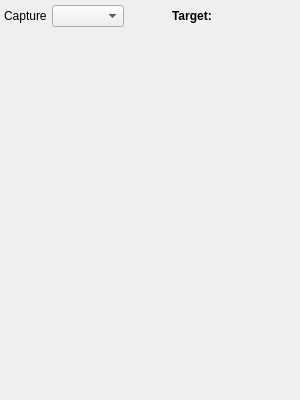
<?xml version="1.0" encoding="UTF-8"?>
<ui version="4.0">
 <class>CapturePreviewWidget</class>
 <widget class="QWidget" name="CapturePreviewWidget">
  <property name="geometry">
   <rect>
    <x>0</x>
    <y>0</y>
    <width>300</width>
    <height>400</height>
   </rect>
  </property>
  <property name="sizePolicy">
   <sizepolicy hsizetype="MinimumExpanding" vsizetype="MinimumExpanding">
    <horstretch>0</horstretch>
    <verstretch>0</verstretch>
   </sizepolicy>
  </property>
  <property name="minimumSize">
   <size>
    <width>300</width>
    <height>400</height>
   </size>
  </property>
  <property name="maximumSize">
   <size>
    <width>16777215</width>
    <height>16777215</height>
   </size>
  </property>
  <property name="baseSize">
   <size>
    <width>0</width>
    <height>0</height>
   </size>
  </property>
  <property name="windowTitle">
   <string>Ekos</string>
  </property>
  <layout class="QVBoxLayout" name="verticalLayout" stretch="0,1,0">
   <property name="spacing">
    <number>0</number>
   </property>
   <property name="leftMargin">
    <number>4</number>
   </property>
   <property name="topMargin">
    <number>4</number>
   </property>
   <property name="rightMargin">
    <number>4</number>
   </property>
   <property name="bottomMargin">
    <number>4</number>
   </property>
   <item>
    <layout class="QHBoxLayout" name="captureStatusLayout" stretch="1,1,1,0,0,1,0">
     <property name="spacing">
      <number>2</number>
     </property>
     <property name="bottomMargin">
      <number>4</number>
     </property>
     <item>
      <widget class="QLabel" name="captureLabel">
       <property name="text">
        <string>Capture</string>
       </property>
      </widget>
     </item>
     <item>
      <widget class="QComboBox" name="trainSelectionCB"/>
     </item>
     <item>
      <spacer name="horizontalSpacer_2">
       <property name="orientation">
        <enum>Qt::Horizontal</enum>
       </property>
       <property name="sizeHint" stdset="0">
        <size>
         <width>40</width>
         <height>20</height>
        </size>
       </property>
      </spacer>
     </item>
     <item>
      <widget class="QLabel" name="targetLabel">
       <property name="sizePolicy">
        <sizepolicy hsizetype="Preferred" vsizetype="Preferred">
         <horstretch>0</horstretch>
         <verstretch>0</verstretch>
        </sizepolicy>
       </property>
       <property name="font">
        <font>
         <weight>75</weight>
         <bold>true</bold>
        </font>
       </property>
       <property name="text">
        <string>Target: </string>
       </property>
      </widget>
     </item>
     <item>
      <widget class="QLabel" name="mountTarget">
       <property name="minimumSize">
        <size>
         <width>10</width>
         <height>0</height>
        </size>
       </property>
       <property name="text">
        <string/>
       </property>
      </widget>
     </item>
     <item>
      <spacer name="horizontalSpacer">
       <property name="orientation">
        <enum>Qt::Horizontal</enum>
       </property>
       <property name="sizeHint" stdset="0">
        <size>
         <width>1</width>
         <height>20</height>
        </size>
       </property>
      </spacer>
     </item>
     <item>
      <widget class="Ekos::LedStatusWidget" name="captureStatusWidget" native="true">
       <property name="minimumSize">
        <size>
         <width>20</width>
         <height>24</height>
        </size>
       </property>
      </widget>
     </item>
    </layout>
   </item>
   <item>
    <widget class="QWidget" name="previewWidget" native="true">
     <property name="sizePolicy">
      <sizepolicy hsizetype="Expanding" vsizetype="Expanding">
       <horstretch>0</horstretch>
       <verstretch>0</verstretch>
      </sizepolicy>
     </property>
     <property name="minimumSize">
      <size>
       <width>250</width>
       <height>250</height>
      </size>
     </property>
     <property name="toolTipDuration">
      <number>1</number>
     </property>
     <property name="autoFillBackground">
      <bool>false</bool>
     </property>
     <property name="styleSheet">
      <string notr="true"/>
     </property>
    </widget>
   </item>
   <item>
    <widget class="CaptureCountsWidget" name="captureCountsWidget" native="true">
     <property name="minimumSize">
      <size>
       <width>250</width>
       <height>20</height>
      </size>
     </property>
    </widget>
   </item>
  </layout>
 </widget>
 <customwidgets>
  <customwidget>
   <class>Ekos::LedStatusWidget</class>
   <extends>QWidget</extends>
   <header>ekos/auxiliary/ledstatuswidget.h</header>
  </customwidget>
  <customwidget>
   <class>CaptureCountsWidget</class>
   <extends>QWidget</extends>
   <header>ekos/capture/capturecountswidget.h</header>
   <container>1</container>
  </customwidget>
 </customwidgets>
 <resources/>
 <connections/>
</ui>
